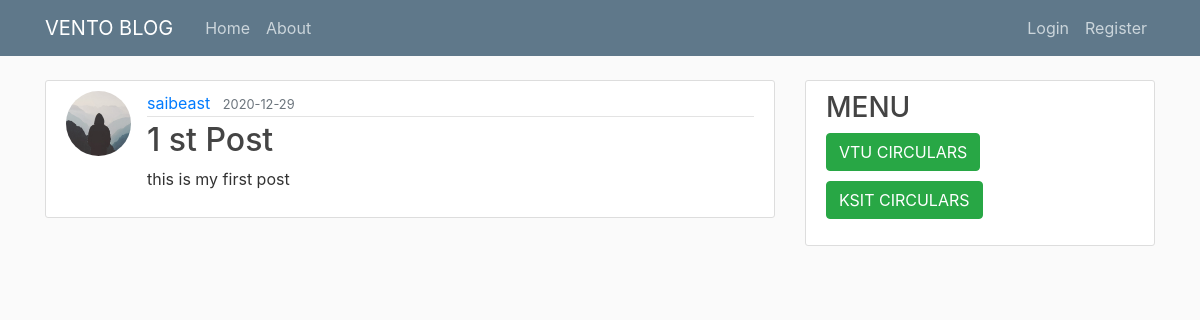
/post/1, run on the app's committed database.
### flaskblog/models.py (models this page shows, shortened)
class User(db.Model, UserMixin):
    id = db.Column(db.Integer, primary_key=True)
    username = db.Column(db.String(20), unique=True, nullable=False)
    email = db.Column(db.String(120), unique=True, nullable=False)
    image_file = db.Column(db.String(20), nullable=False, default='default.jpg')
    password = db.Column(db.String(60), nullable=False)
    posts = db.relationship('Post', backref='author', lazy=True)

class Post(db.Model):
    id = db.Column(db.Integer, primary_key=True)
    title = db.Column(db.String(100), nullable=False)
    date_posted = db.Column(db.DateTime, nullable=False, default=datetime.utcnow)
    content = db.Column(db.Text, nullable=False)
    user_id = db.Column(db.Integer, db.ForeignKey('user.id'), nullable=False)

### flaskblog/routes.py (the view)
@app.route("/post/<int:post_id>")
def post(post_id):
    post = Post.query.get_or_404(post_id)
    return render_template('post.html', title=post.title, post=post)

### flaskblog/templates/post.html (shortened to what this page needs)
{% extends "layout.html" %}
{% block content %}
  <article class="media content-section">
    <img class="rounded-circle article-img" src="{{ url_for('static', filename='profile_pics/' + post.author.image_file) }}">
    <div class="media-body">
      <div class="article-metadata">
        <a class="mr-2" href="{{ url_for('user_posts', username=post.author.username) }}">{{ post.author.username }}</a>
        <small class="text-muted">{{ post.date_posted.strftime('%Y-%m-%d') }}</small>
      </div>
      <h2 class="article-title">{{ post.title }}</h2>
      <p class="article-content">{{ post.content }}</p>
    </div>
  </article>
{% endblock content %}

### flaskblog/static/main.css (style rules this page uses)
body { background: #fafafa; color: #333333; margin-top: 5rem; }
h1, h2, h3, h4, h5, h6 { color: #444444; }
.content-section { background: #ffffff; padding: 10px 20px; border: 1px solid #dddddd; border-radius: 3px; margin-bottom: 20px; }
.article-title { color: #444444; }
.article-content { white-space: pre-line; }
.article-img { height: 65px; width: 65px; margin-right: 16px; }
.article-metadata { padding-bottom: 1px; margin-bottom: 4px; border-bottom: 1px solid #e3e3e3 }

### data on the page
User: image_file (placeholder picture), author.username "saibeast"
Post: date_posted "2020-12-29", title "1 st Post", content "this is my first post"
